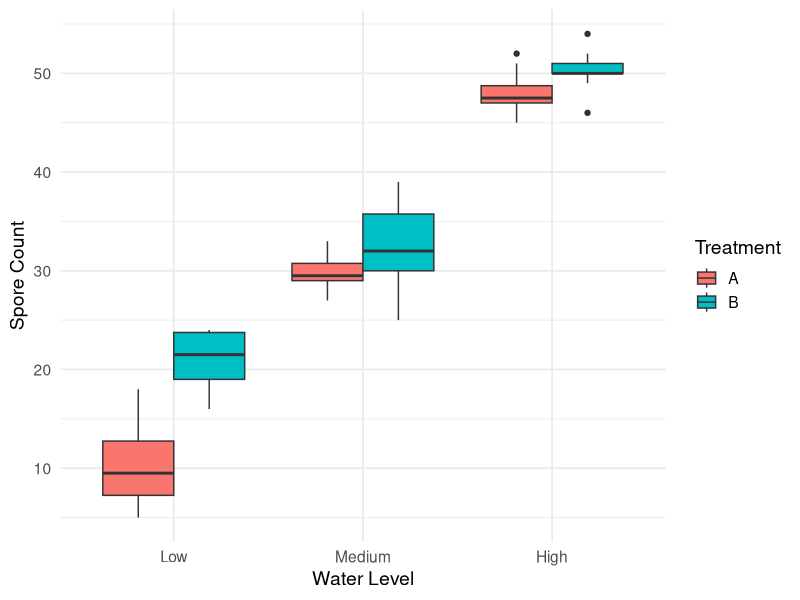

This chart was generated by the following R code:
## ---- chunk 1
knitr::opts_chunk$set(echo = FALSE)
knitr::opts_chunk$set(message = FALSE)

library(knitr)
library(tidyverse)
library(kableExtra)

## ---- chunk 2
df <- read_csv("RoseFungusData.csv") %>%
  mutate(
    Water     = fct_relevel(Water, "Low", "Medium", "High"),
    Treatment = factor(Treatment)
  )

summary_stats <- df %>%
  group_by(Treatment, Water) %>%
  summarise(
    Mean = mean(Spores, na.rm = TRUE),
    SD   = sd(Spores,   na.rm = TRUE),
    N    = n(),
    SE   = SD / sqrt(N),
    .groups = "drop"
  ) %>%
  mutate(across(Mean:SE, ~ round(.x, 1)))

knitr::kable(
  summary_stats,
  caption   = "Mean number of spores per plant …",
  col.names = c("Treatment", "Water Level", "Mean", "SD", "N", "SE")
)

## ---- chunk 3
ggplot(df, aes(x = Water, y = Spores, fill = Treatment)) +
  geom_boxplot(position = position_dodge(width = 0.75)) +
  scale_x_discrete(limits = c("Low", "Medium", "High")) +
  labs(
    x    = "Water Level",
    y    = "Spore Count",
    fill = "Treatment"
  ) +
  theme_minimal(base_size = 14)
